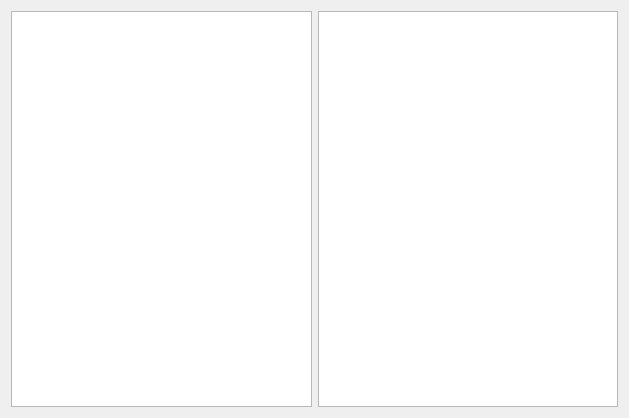
<?xml version="1.0" encoding="UTF-8"?>
<ui version="4.0">
 <class>Widget</class>
 <widget class="QWidget" name="Widget">
  <property name="geometry">
   <rect>
    <x>0</x>
    <y>0</y>
    <width>629</width>
    <height>418</height>
   </rect>
  </property>
  <property name="windowTitle">
   <string>Widget</string>
  </property>
  <layout class="QHBoxLayout" name="horizontalLayout_2">
   <item>
    <layout class="QHBoxLayout" name="horizontalLayout">
     <item>
      <widget class="QTreeView" name="treeView"/>
     </item>
     <item>
      <widget class="QListView" name="listView"/>
     </item>
    </layout>
   </item>
  </layout>
 </widget>
 <layoutdefault spacing="6" margin="11"/>
 <resources/>
 <connections/>
</ui>
